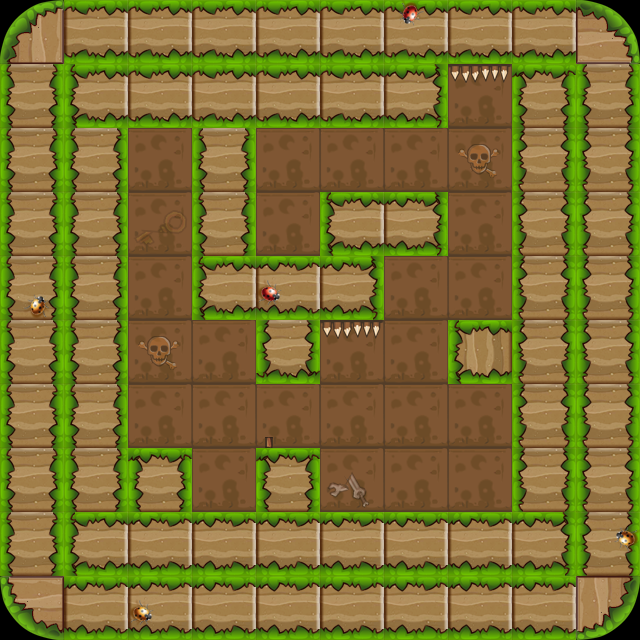

The image is a tile-based game level rendered from a .tmx file. Its description and source (layers, tilesets, objects; grid data summarised) follow:
An orthogonal 10x10 tile map with 64x64 px tiles, 3 tile layers (bg1, fg1, fg2) and 19 objects (12x wall, 2x ding, player, enemy, door, ...).

<map version="1.0" orientation="orthogonal" renderorder="right-down" width="10" height="10" tilewidth="64" tileheight="64">
 <properties>
  <property name="maxStep" value="10" />
 </properties>
 <tileset firstgid="1" name="lv2map" tilewidth="64" tileheight="64">
  <image source="lv2map.png" width="256" height="256" />
 </tileset>
 <layer name="bg1" width="10" height="10">
  <data>[100 cells, 100 non-empty, 3 distinct tile ids]</data>
 </layer>
 <layer name="fg1" width="10" height="10">
  <data>[100 cells, 76 non-empty, 6 distinct tile ids]</data>
 </layer>
 <layer name="fg2" width="10" height="10">
  <data>[100 cells, 6 non-empty, 3 distinct tile ids]</data>
 </layer>
 <objectgroup name="obj1">
  <object name="wall" x="0" y="0" width="640" height="64" />
  <object name="wall" x="0" y="0" width="128" height="640" />
  <object name="wall" x="0" y="0" width="448" height="128" />
  <object name="wall" x="192" y="0" width="64" height="320" />
  <object name="wall" x="192" y="256" width="192" height="64" />
  <object name="wall" x="320" y="192" width="128" height="64" />
  <object name="wall" x="256" y="256" width="64" height="128" />
  <object name="wall" x="512" y="0" width="128" height="640" />
  <object name="wall" x="0" y="512" width="640" height="128" />
  <object name="wall" x="128" y="448" width="64" height="192" />
  <object name="wall" x="256" y="448" width="64" height="192" />
  <object name="wall" x="448" y="320" width="192" height="64" />
  <object name="player" x="256" y="192" width="64" height="64" />
  <object name="enemy" x="448" y="448" width="64" height="64" />
  <object name="door" x="128" y="128" width="64" height="64" />
  <object name="ding" x="448" y="64" width="64" height="13" />
  <object name="ding" x="320" y="320" width="64" height="13" />
  <object name="banziL" x="256" y="384" width="13" height="64">
   <properties>
    <property name="isOver" value="false" />
   </properties>
  </object>
  <object name="key" x="128" y="384" width="64" height="64">
   <properties>
    <property name="active" value="false" />
   </properties>
  </object>
 </objectgroup>
</map>
